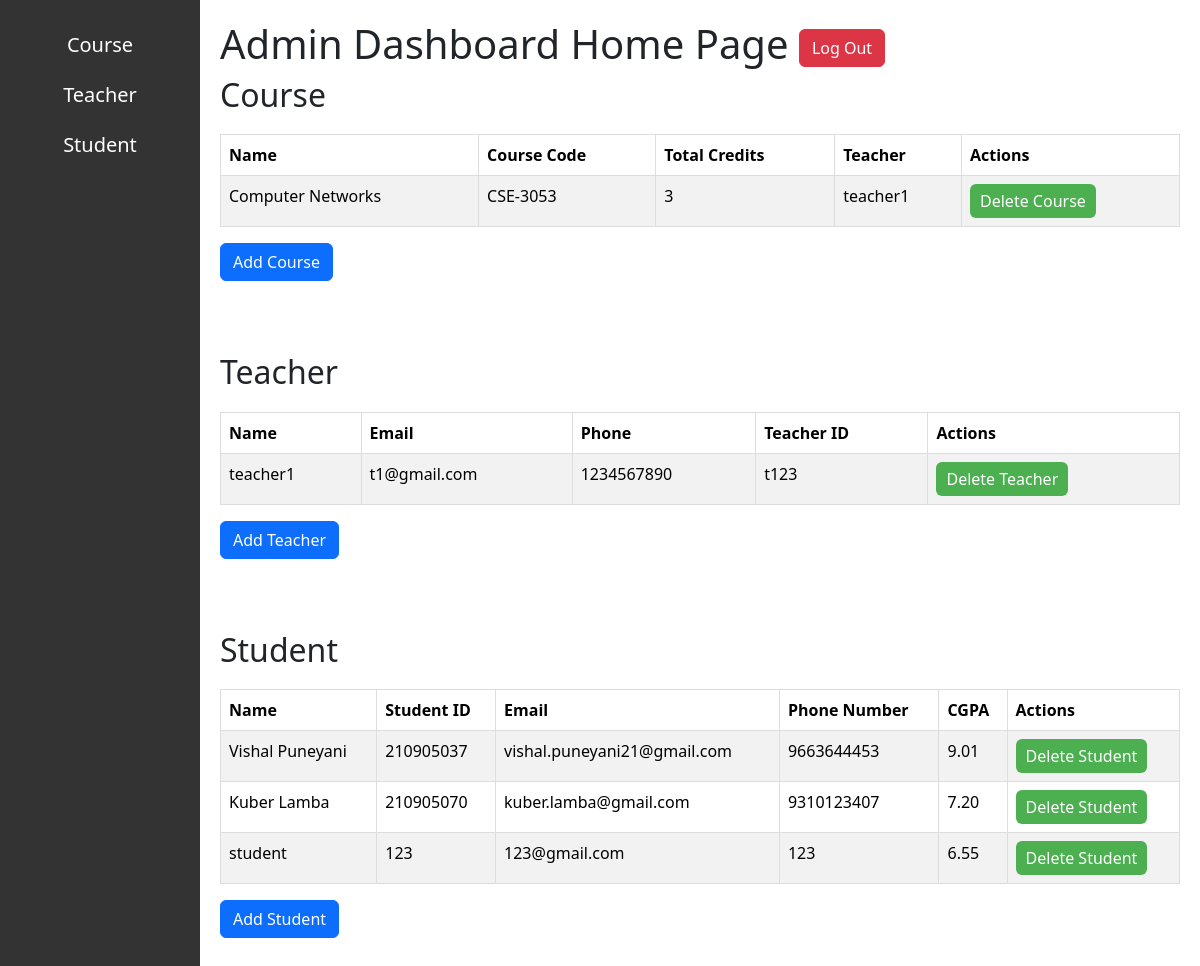
The page /admin_home/ on the database as committed earlier.
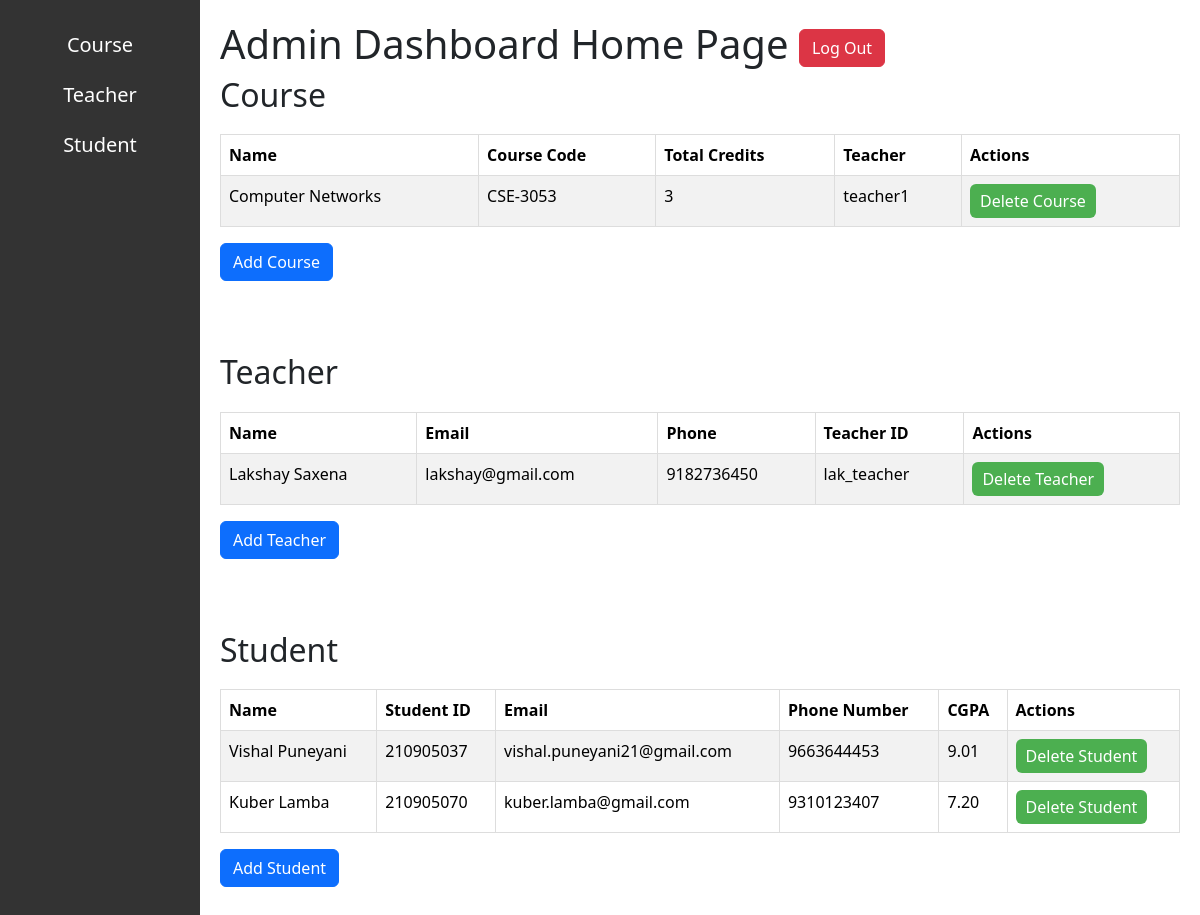
The same page on the database as committed later.
### FinalApp/models.py (models this page shows, shortened)
class Courses(models.Model):
    name = models.CharField(max_length=100)
    code = models.CharField(max_length=100)
    teacher = models.CharField(max_length=50)
    total_credits = models.IntegerField(default=0)

class UsersAll(models.Model):
    user_id = models.CharField(max_length=20)
    name = models.CharField(max_length=100)
    password_hash = models.CharField(max_length=100, default='')
    email = models.EmailField(unique=True)
    phone_number = models.CharField(max_length=15)
    type_of_user = models.CharField(max_length=20)
    cgpa = models.DecimalField(max_digits=5, decimal_places=2, default=0.0)

### FinalApp/views.py (the view)
# urls.py: path('admin_home/',views.admin_home,name='admin_home'),
def admin_home(request):
    if request.method == 'POST':
        form_name=request.POST.get('form_name')
        if form_name=="course":
            name = request.POST.get('name')
            course_code = request.POST.get('course_code')
            creds = request.POST.get('credits')
            teacher = request.POST.get('teacher')
            if Courses.objects.filter(name=name, code=course_code).exists():
                error_message = "Course with the same name and code already exists."
                courses = Courses.objects.all()
                return render(request, 'admin_home.html', {'courses': courses, 'error_message': error_message})
            else:
                new_course = Courses(name=name, code=course_code, total_credits=creds, teacher=teacher)
                new_course.save()
        elif form_name=="teacher":
            name = request.POST.get('name')
            email = request.POST.get('email')
            phone_number = request.POST.get('phone_number')
            tid = request.POST.get('id')
            if UsersAll.objects.filter(name=name, user_id=tid).exists():
                error_message = "User with the same name and ID already exists."
                users = UsersAll.objects.all()
                return render(request, 'admin_home.html', {'users': users, 'error_message': error_message})
            else:
                new_user = UsersAll(name=name, email=email, phone_number=phone_number,user_id=tid,type_of_user='Teacher')
                new_user.set_password(tid)
                new_user.save()
        elif form_name=="student":
            name = request.POST.get('name')
            student_id = request.POST.get('student_id')
            email = request.POST.get('email')
            phone_number = request.POST.get('phone_number')
            cgpa= request.POST.get('cgpa')
            if UsersAll.objects.filter(name=name, user_id=student_id).exists():
                error_message = "User with the same name and ID already exists."
                users = UsersAll.objects.all()
                return render(request, 'admin_home.html', {'users': users, 'error_message': error_message})
            else:
                new_user = UsersAll(name=name, user_id=student_id, email=email, phone_number=phone_number,cgpa=cgpa,type_of_user='Student')
                new_user.set_password(student_id)
                new_user.save()
    else:
        pass
    courses=Courses.objects.all()
    teachers=UsersAll.objects.filter(type_of_user='Teacher')
    students=UsersAll.objects.filter(type_of_user='Student')
    return render(request,'admin_home.html',{'courses':courses,'teachers':teachers,'students':students})

### FinalApp/templates/admin_home.html (shortened to what this page needs)
<!DOCTYPE html>
<html lang="en">
<head>
    <link href="https://cdn.jsdelivr.net/npm/bootstrap@5.3.3/dist/css/bootstrap.min.css" rel="stylesheet"
>
</head>
<body>
    <div class="sidebar">
        <a href="#Course">Course</a>
        <a href="#Teacher">Teacher</a>
        <a href="#Student">Student</a>
    </div>
    <div class="content">
        <h1>Admin Dashboard Home Page <a href="{% url 'logout_user' %}"> <button class="btn btn-danger">Log
                    Out</button></a></h1>
        <h2>Course</h2>
        <table id="Course" class="crud-table table table-striped">
            <thead>
                <tr>
                    <th>Name</th>
                    <th>Course Code</th>
                    <th>Total Credits</th>
                    <th>Teacher</th>
                    <th>Actions</th>
                </tr>
            </thead>
            <tbody>
                {% for course in courses %}
                <tr>
                    <td>{{ course.name }}</td>
                    <td>{{ course.code }}</td>
                    <td>{{ course.total_credits }}</td>
                    <td>{{ course.teacher }}</td>
                    <td>
                        <form action="{% url 'delete_course' course.id %}" method="post">
                            <button class="btn btn-danger">Delete Course</button>
                        </form>
                    </td>
                </tr>
                {% endfor %}
            </tbody>
        </table>
        <button class="btn btn-primary" onclick="showCourseForm()">Add Course</button>
        <br><br>
         <br><br>
        <h2>Teacher</h2>
        <table id="Teacher" class="crud-table table table-striped">
            <thead>
                <tr>
                    <th>Name</th>
                    <th>Email</th>
                    <th>Phone</th>
                    <th>Teacher ID</th>
                    <th>Actions</th>
                </tr>
            </thead>
            <tbody>
                {% for teacher in teachers %}
                <tr>
                    <td>{{ teacher.name }}</td>
                    <td>{{ teacher.email }}</td>
                    <td>{{ teacher.phone_number }}</td>
                    <td>{{ teacher.user_id }}</td>
                    <td>
                        <form action="{% url 'delete_teacher' teacher.id %}" method="post">
                            <button class="btn btn-danger">Delete Teacher</button>
                        </form>
                    </td>
                </tr>
                {% endfor %}
            </tbody>
        </table>
        <button class="btn btn-primary" onclick="showTeacherForm()">Add Teacher</button>
        <br><br>
        <br><br>
        <h2>Student</h2>
        <table id="Student" class="crud-table table table-striped">
            <thead>
                <tr>
                    <th>Name</th>
                    <th>Student ID</th>
                    <th>Email</th>
                    <th>Phone Number</th>
                    <th>CGPA</th>
                    <th>Actions</th>
                </tr>
            </thead>
            <tbody>
                {% for student in students %}
                <tr>
                    <td>{{ student.name }}</td>
                    <td>{{ student.user_id }}</td>
                    <td>{{ student.email }}</td>
                    <td>{{ student.phone_number }}</td>
                    <td>{{ student.cgpa }}</td>
                    <td>
                        <form action="{% url 'delete_student' student.id %}" method="post">
                            <button class="btn btn-danger">Delete Student</button>
                        </form>
                    </td>
                </tr>
                {% endfor %}
            </tbody>
        </table>
        <button class="btn btn-primary" onclick="showStudentForm()">Add Student</button>
        <br><br>
    </div>
</body>
</html>

### FinalApp/templates/admin_home.html (style rules this page uses)
body { font-family: Arial, sans-serif; margin: 0; padding: 0; }
body::after { content: ""; background-image: url('https://static.vecteezy.com/system/resources/previews/013/928/544/original/abstract-white-and-gray-elegant-background-vector.jpg'); background-size: cover; background-position: center; opacity: 0.65; position: absolute; top: 0; left: 0; bottom: 0; right: 0; z-index: -1; }
.sidebar { height: 100%; width: 200px; position: fixed; top: 0; left: 0; background-color: #333; padding-top: 20px; }
.sidebar a { padding: 10px 0; text-align: center; text-decoration: none; font-size: 20px; color: white; display: block; transition: 0.3s; }
.content { margin-left: 200px; padding: 20px; }
.crud-table { width: 100%; border-collapse: collapse; margin-top: 20px; }
.crud-table th, .crud-table td { border: 1px solid #ddd; padding: 8px; text-align: left; }
.crud-table th { background-color: #f2f2f2; }
.crud-table tr:nth-child(even) { background-color: #f2f2f2; }
.crud-table button { padding: 5px 10px; border: none; background-color: #4CAF50; color: white; cursor: pointer; transition: 0.3s; }

Rows that differ between the two databases and show on the page:
removed UsersAll: name "teacher1", email "t1@gmail.com", phone_number "1234567890", user_id "t123", shown under "Teacher"
removed UsersAll: name "student", user_id "123", email "123@gmail.com", phone_number "123", cgpa "6.55", shown under "Student"
added UsersAll: name "Lakshay Saxena", email "lakshay@gmail.com", phone_number "9182736450", user_id "lak_teacher", shown under "Teacher"
